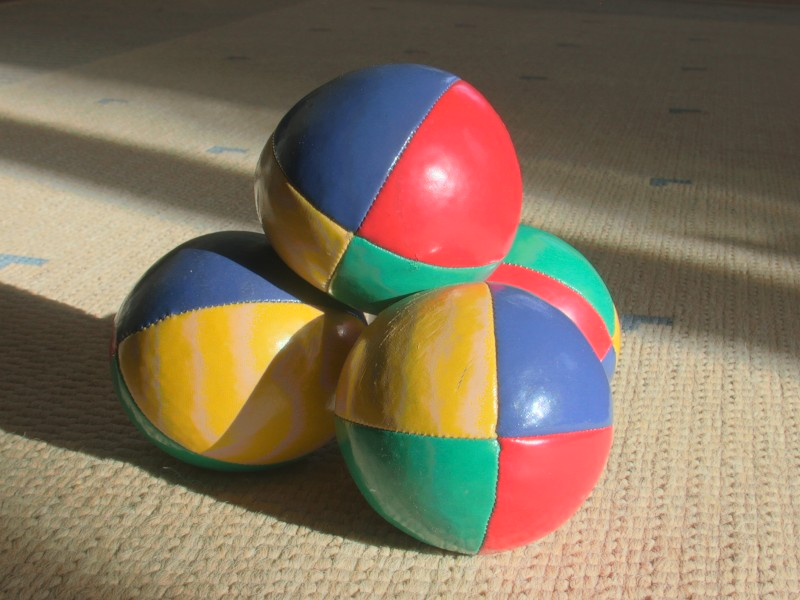
#> input picture sample.jpg, 800 x 600 px, found by its file name
$ python '10 90-degree Rotation.py'
#> lines starting #> are read from the running program, lines starting #| are printed output that depends on the picture
import cv2
# Load the image
img = cv2.imread(r"C:\Users\lenovo\OneDrive\Documents\Computer Vision\sample.jpg")
#> img is the input picture: shape (600, 800, 3); mean B, G, R 93.5, 114.7, 130.9
# Rotate 90 degrees clockwise
rotated_img = cv2.rotate(img, cv2.ROTATE_90_CLOCKWISE)
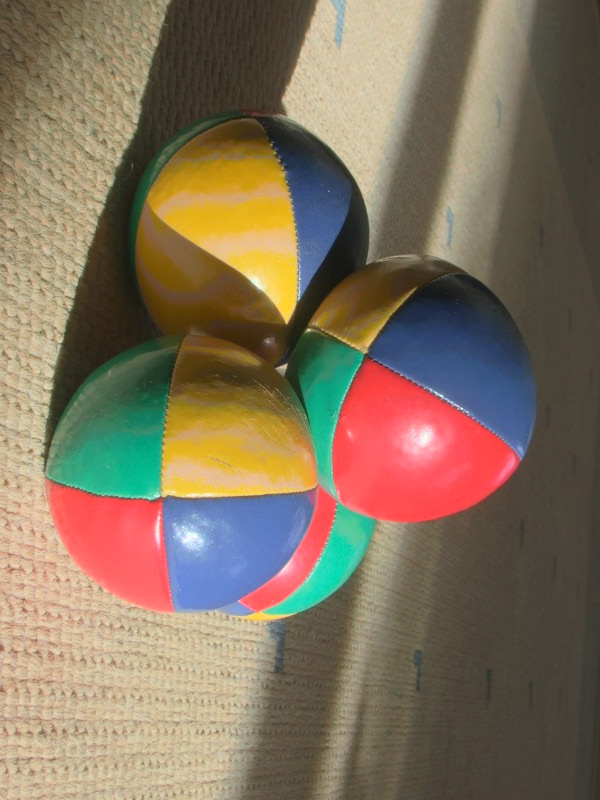
#> rotated_img: shape (800, 600, 3); mean B, G, R 93.5, 114.7, 130.9
# Display the rotated image
cv2.imshow("Rotated Image", rotated_img)
cv2.waitKey(0)
cv2.destroyAllWindows()
